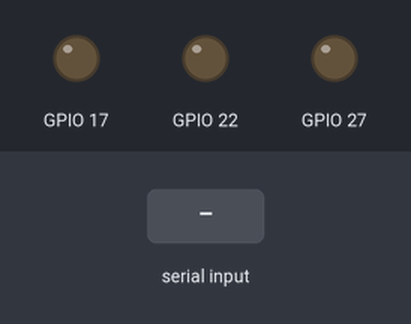
This program was run on a simulated Raspberry Pi (BCM pin numbers). Shown: output pins drawn as LEDs (lit = HIGH). Dashed ring = blinking. The test bench sets the inputs (shaded band). Random numbers come from a fixed seed; what the program prints to the terminal is not drawn. At 13.7 s the program stops and its outputs stay as they are.

Above: at 1.2 s.
1.3 s: "1" typed at the terminal, then Enter
At 5.7 s:
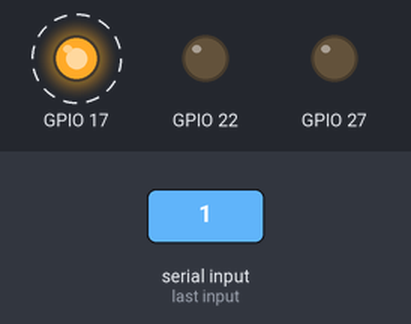
At 7.7 s:
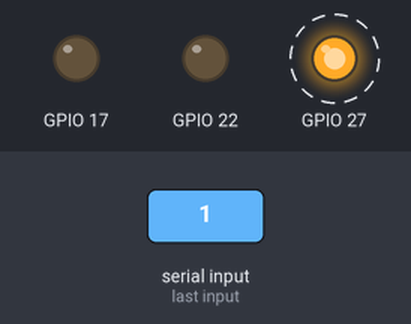
10.3 s: "0" typed at the terminal, then Enter
At 12.41 s:
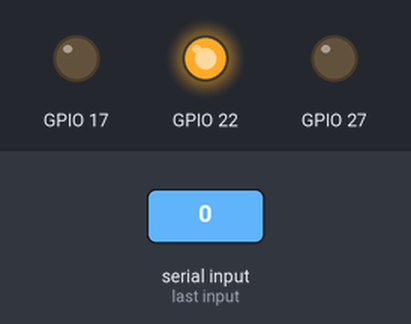
Timing chart, 0 to 14.0 s (numbered marks = the images above; inputs shaded):
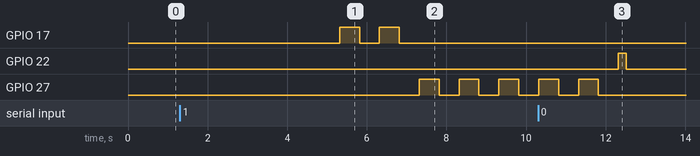

Measured:
- after the input at 1.3 s, GPIO 17: alternates HIGH for 0.50 s and LOW for 0.50 s, 4 changes in all, then stays LOW, starting after 4.0 s; GPIO 27: alternates HIGH for 0.50 s and LOW for 0.50 s, starting after 6.0 s

The program:

7-buzzer_game.py
```python
#!/usr/bin/env python
# -*- coding: utf-8 -*-
#

# GreekLUG Buzzer Game!

import os
from random import randint
from time import sleep
import RPi.GPIO as GPIO

GPIO.setmode(GPIO.BCM)

GPIO.setup(17,GPIO.OUT) #LED1
GPIO.setup(27,GPIO.OUT) #LED2
GPIO.setup(22,GPIO.OUT) #BUZZER

#
print("Γεια σου επισκέπτη!")
print('Ποιο είναι το όνομά σου;')
user_name = raw_input()
sleep(2)
os.system('clear')
#
print('Ξεκινάμε ' + str(user_name) + '! Άκουσε και κοίτα για να κερδίσεις!')
sleep(2)
#
bot_choice_led1 = randint(1,5)
bot_choice_led1_counter = bot_choice_led1
bot_choice_led2 = randint(1,5)
bot_choice_led2_counter = bot_choice_led2
bot_choice_buz = randint(1,5)
bot_choice_buz_counter = bot_choice_buz


while bot_choice_led1_counter > 0:
	GPIO.output(17,GPIO.HIGH)
	sleep(.5)
	GPIO.output(17,GPIO.LOW)
	sleep(.5)
	bot_choice_led1_counter = bot_choice_led1_counter - 1

while bot_choice_led2_counter > 0:
	GPIO.output(27,GPIO.HIGH)
	sleep(.5)
	GPIO.output(27,GPIO.LOW)
	sleep(.5)
	bot_choice_led2_counter = bot_choice_led2_counter - 1

while bot_choice_buz_counter > 0:
	GPIO.output(22,GPIO.HIGH)
	sleep(.2)
	GPIO.output(22,GPIO.LOW)
	sleep(.2)
	bot_choice_buz_counter = bot_choice_buz_counter - 1

print "Πόσες φορές είδες τα led να ανάβουν και ακούσες το κουδούνι;"
user_answer = input("Γράψε τον αριθμό: ")
correct_answer = bot_choice_led1 + bot_choice_led2 + bot_choice_buz

if user_answer == correct_answer:
	print('Το βρήκες!')
	sleep(1)
else:
	print('Έκανες λάθος! Ήταν ' + str(correct_answer) + ' φορές!')
	sleep(1)
#
GPIO.cleanup()
```
